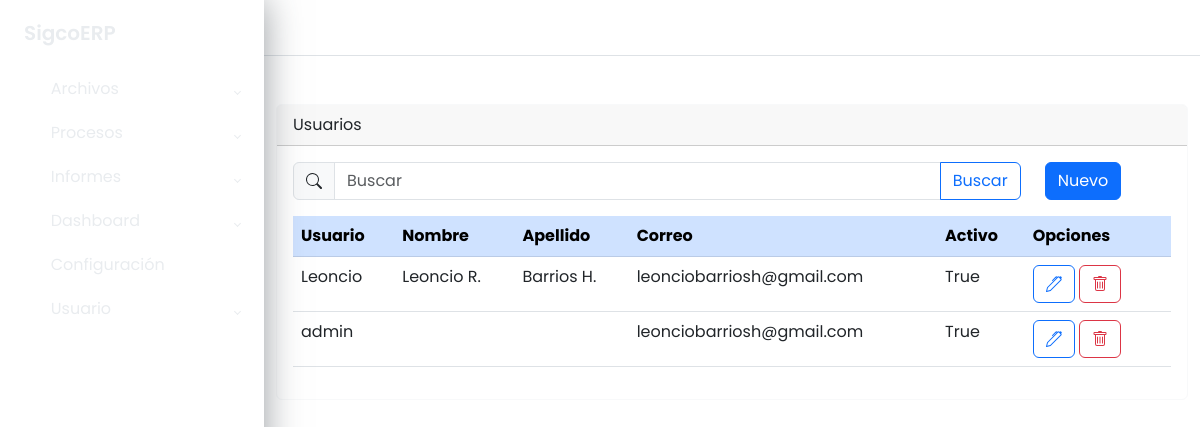
/usuarios/usuario/listar/, run on the app's committed database.
### apps/usuarios/models.py (models this page shows)
class User(AbstractUser):
	email = models.EmailField("Correo electrónico")                                           # Campo requerido (obligatorio).
	email_alt = models.EmailField("Correo alternativo", max_length=50, null=True, blank=True) # Campo nuevo (personalizado).
	telefono = models.CharField("Teléfono", max_length=9, null=True, blank=True)              # Campo nuevo (personalizado).

### apps/usuarios/views/user_views.py (the view)
# urls.py: path('usuario/listar/', UsuarioListView.as_view(), name='usuario_listar'),
class UsuarioListView(GenericListView):
	model = User
	context_object_name = 'usuarios'
	template_name = "usuarios/usuario_list.html"
	cadena_filtro = "Q(username__icontains=text) | Q(first_name__icontains=text) | Q(last_name__icontains=text) | Q(email__icontains=text)"

### apps/usuarios/views/user_views_generics.py (called while the page is built)
	def get_queryset(self):
		queryset = super().get_queryset()
		text = self.request.GET.get('buscar', '')
		if text and self.cadena_filtro:
			queryset = queryset.filter( eval(self.cadena_filtro) )
		return queryset

	def get_context_data(self, **kwargs):
		context = super().get_context_data(**kwargs)
		context["buscar"] = self.request.GET.get('buscar', '')
		return context

### apps/usuarios/templates/usuarios/usuario_list.html (shortened to what this page needs)
<!DOCTYPE html>
{% extends 'base.html' %}
{% block main %}
	<div class="wrapper">
		{% block sidebar %}
			{% include 'sidebar.html' %}
		{% endblock sidebar %}
		{% block maincomponent %}
			<div class="main">
			{% block buttonsidebartoggle %}
				{% include 'buttonsidebartoggle.html' %}
			{% endblock buttonsidebartoggle %}
			{% block principalcomponent %}
				<div class="container">
					<div class="card border-light mb-3 mt-5">
						<div class="card-header">Usuarios</div>
						<div class="card-body">
							<div class="row">
								<div class="col col-10">
									<form method="get">
										<div class="input-group flex-nowrap">
											<span class="input-group-text">
											</span>
											<input type="text" class="form-control" name="buscar" value="{{ buscar }}" placeholder="Buscar">
											<button class="btn btn-outline-primary">Buscar</button>
										</div>
									</form>
								</div>
								<div class="col col-2">
									<a class="btn btn-primary" href="{% url 'usuario_crear' %}">Nuevo</a>
								</div>
							</div>
							<div class="table-responsive mt-3">
								<table class="table">
									<thead class="table-primary">
										<tr>
											<th>Usuario</th>
											<th>Nombre</th>
											<th>Apellido</th>
											<th>Correo</th>
											<th>Activo</th>
											<th class="col-2">Opciones</th>
										</tr>
									</thead>
									<tbody>
										{% for usuario in usuarios %}
										<tr>
											<td>{{ usuario.username }}</td>
											<td>{{ usuario.first_name }}</td>
											<td>{{ usuario.last_name }}</td>
											<td>{{ usuario.email }}</td>
											<td>{{ usuario.is_active }}</td>
											<td>
												<a class="btn btn-outline-primary" href="{% url 'usuario_editar' usuario.id %}"
													role="button">
												</a>
												<a class="btn btn-outline-danger" href="{% url 'usuario_eliminar' usuario.id %}"
													role="button">
												</a>
											</td>
										</tr>
										{% endfor %}
									</tbody>
								</table>
							</div>
						</div>
					</div>
				</div>
			{% endblock principalcomponent %}
			</div>
		{% endblock maincomponent %}
	</div>
{% endblock main %}

### static/css/style.css (style rules this page uses)
body { font-family: 'Poppins', sans-serif; margin: 0; background-image: url("../img/background-image.jpg"); background-repeat: no-repeat; background-position: center bottom; background-size: cover; }
.wrapper { align-items: stretch; display: flex; width: 100%; }
.main { display: flex; flex-direction: column; min-height: 100vh; width: 100%; overflow: hidden; transition: all 0.35s ease-in-out; }

### data on the page
User: username "Leoncio", first_name "Leoncio R.", last_name "Barrios H.", email "leonciobarriosh@gmail.com", is_active "True"
User: username "admin", email "leonciobarriosh@gmail.com", is_active "True"
